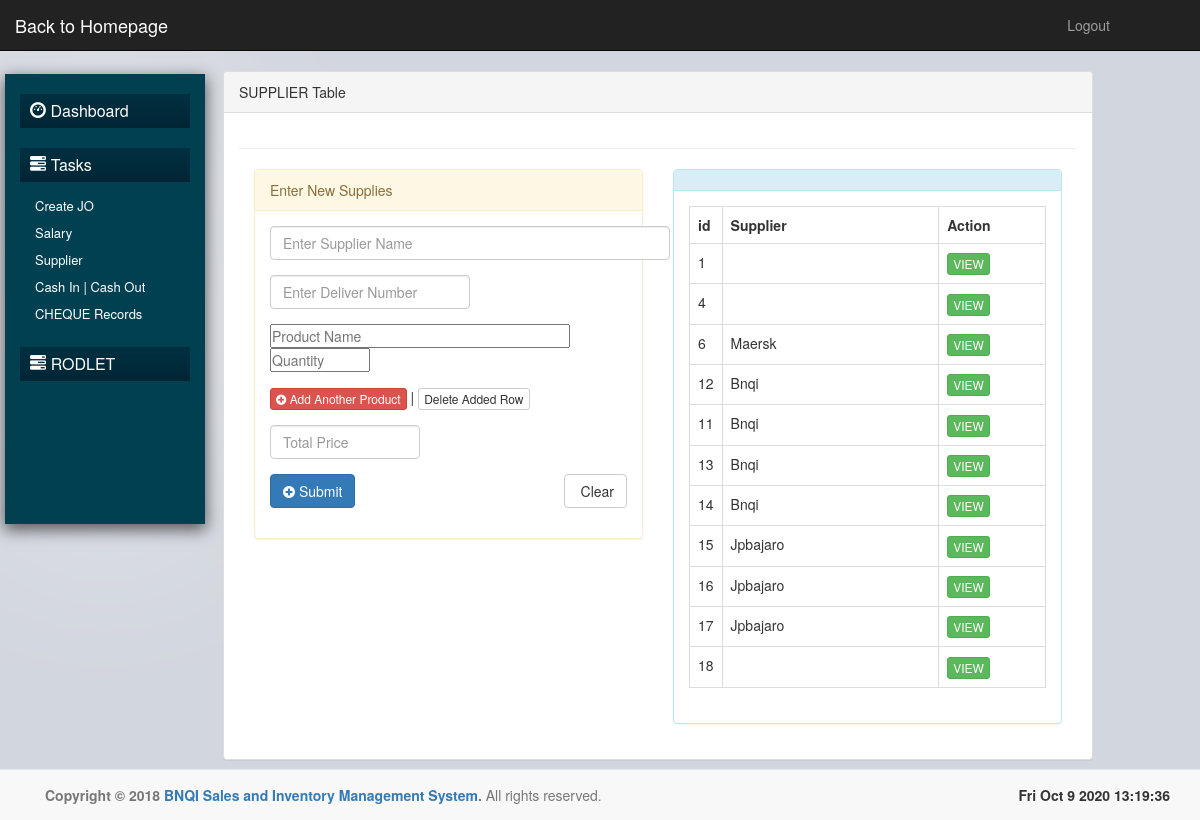
The page /pages/supplier.php on the database its author committed.
### tables this page shows
CREATE TABLE IF NOT EXISTS `products` (
  `id` int(11) NOT NULL AUTO_INCREMENT,
  `supplier` varchar(255) DEFAULT NULL,
  `prod_name` varchar(255) DEFAULT NULL,
  `description` varchar(510) DEFAULT NULL,
  `dr_no` varchar(25) DEFAULT NULL,
  `prod_type` varchar(25) DEFAULT NULL,
  `quantity` int(11) DEFAULT NULL,
  `delivery_price` decimal(11,2) DEFAULT NULL,
  `date_delivered` datetime DEFAULT NULL,
  PRIMARY KEY (`id`)
);

### pages/supplier.php (the view, shortened to what this page needs)
<?php
include '../connection/db.php';
?>
<!DOCTYPE html>
<html>
<head>
	<?php include 'includes/head.php';
	?>
</head>
<body>
<?php
include 'includes/nav.php';
include 'includes/acordian.php';
?>
<div class="col-md-9">
	<div class="panel panel-default">
		<div class="panel-heading">SUPPLIER Table</div>
		<div class="panel-body">
		<hr>
		<div class="col-md-6">
			<div class="panel panel-warning">
				<div class="panel-heading">Enter New Supplies</div>
				<div class="panel-body" id="form">
					<form action="add-supply.php" method="post">
						<div class="form-group">
							<input type="text" name="sname" style="width:400px;" class="form-control" placeholder="Enter Supplier Name">
						</div>
						<div class="form-group">
							<input type="text" style="width:200px" name="dr" class="form-control" placeholder="Enter Deliver Number">
						</div>
						<div class="form-group" id="addr0">
							<tr>
								<td><input type="text" name="pname[]" class="" style="width:300px;" placeholder="Product Name">
								</td>
								<td> <input style="width:100px;" type="text" name="qty[]" class="" placeholder="Quantity"></td>
							</tr>
						</div>
						<div class="form-group">
							<a class="btn btn-danger btn-xs" id="addrow"><i class="fa fa-plus-circle"></i> Add Another Product</a> | <a class="btn btn-default btn-xs" id="delrow">Delete Added Row</a>
						</div>
						<div class="form-group">
							<input style="width:150px;" type="text" name="tprice" value="" class="form-control" placeholder="Total Price">
						</div>
						<div class="form-group">
							<button class="btn btn-primary" id="submit" type="submit" name="submit"><i class="fa fa-plus-circle"></i> Submit</button>
							<button class="btn btn-default pull-right" type="reset"><i class="fa fa-ircle-left"></i> Clear</button>
						</div>
					</form>
				</div>
			</div>
		</div>
		<div class="col-md-6">
			<div class="panel panel-info">
				<div class="panel-heading"></div>
				<div class="panel-body">
					 <Table class="table table-bordered">
					 	<tr>
					 		<th width="20/%">id</th>
					 		<th>Supplier</th>
					 		<th width="30%">Action</th>
					 	</tr>
					 	<tr>
					 		<?php
								$query = $con->query("SELECT id, supplier from products");
									while ($row = $query->fetch_array()) {
										echo "<td> ".$row['id']."</td>
											<td style='text-transform:capitalize'>".$row['supplier']."</td>
											<td><a type='button' class='btn btn-xs btn-success' id='view'>VIEW</a></td>";
											?>
											</tr>
										<?php
										}
					 	  ?>
					 </Table>
				</div>
			</div>
		</div>
		</div>
	</div>
</div>
<?php include 'includes/footer.php'; ?>
</body>
</html>

### pages/css/acordian2.css (style rules this page uses)
* { margin:0; padding:0; }
body { background: white; }

### pages/css/bnqi.css (style rules this page uses)
body { background: #d2d6de; }

### rows shown on the page
products: id "1"
products: id "4"
products: id "6", supplier "Maersk"
products: id "12", supplier "Bnqi"
products: id "11", supplier "Bnqi"
products: id "13", supplier "Bnqi"
products: id "14", supplier "Bnqi"
products: id "15", supplier "Jpbajaro"
products: id "16", supplier "Jpbajaro"
products: id "17", supplier "Jpbajaro"
products: id "18"
